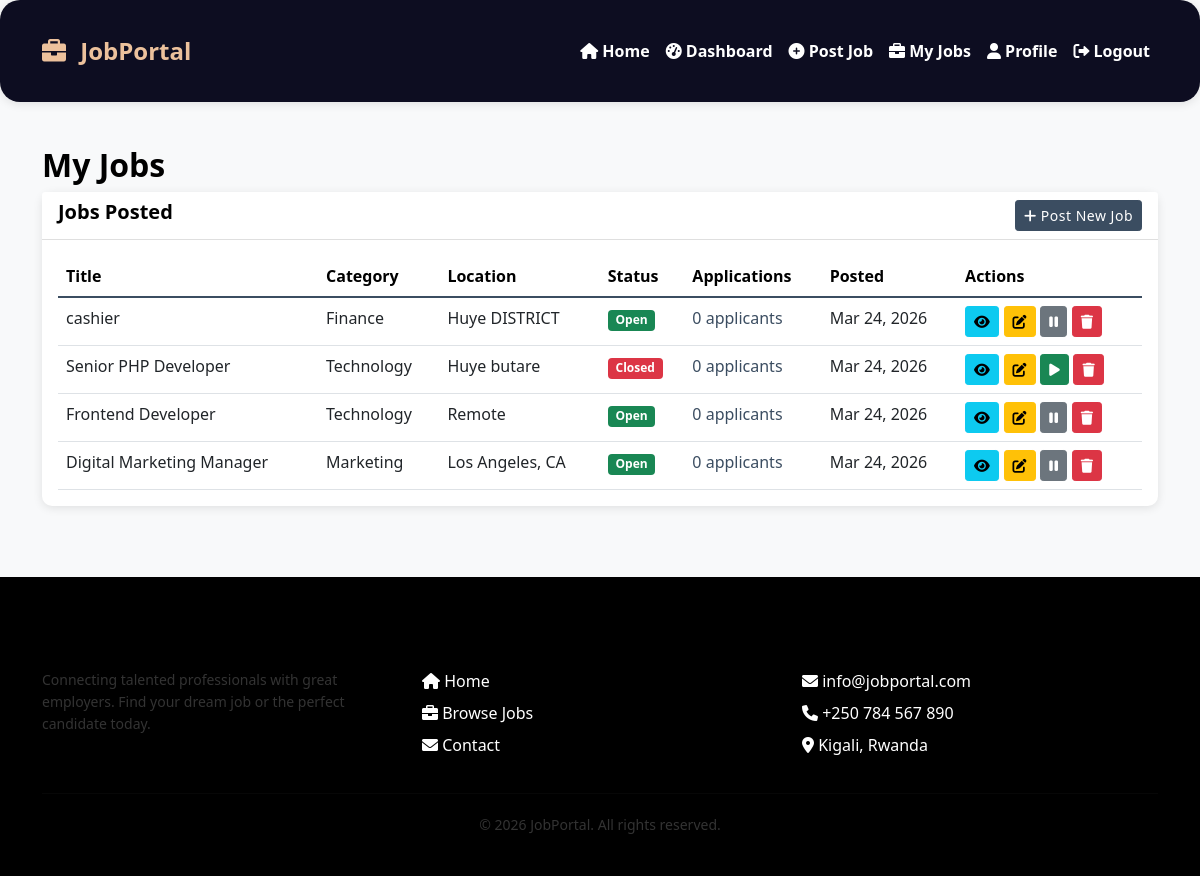
The page /employer/my_jobs.php (signed in) on the database its author committed.
### tables this page shows
CREATE TABLE `jobs` (
  `id` int(11) NOT NULL AUTO_INCREMENT,
  `employer_id` int(11) NOT NULL,
  `category_id` int(11) DEFAULT NULL,
  `title` varchar(100) NOT NULL,
  `description` text NOT NULL,
  `requirements` text NOT NULL,
  `salary` varchar(50) DEFAULT NULL,
  `location` varchar(100) DEFAULT NULL,
  `job_type` enum('full-time','part-time','contract','internship') DEFAULT 'full-time',
  `experience_level` enum('entry','mid','senior','lead') DEFAULT 'entry',
  `status` enum('open','closed','pending') DEFAULT 'pending',
  `start_date` date DEFAULT NULL,
  `end_date` date DEFAULT NULL,
  `created_at` timestamp NOT NULL DEFAULT current_timestamp(),
  `updated_at` timestamp NOT NULL DEFAULT current_timestamp() ON UPDATE current_timestamp(),
  PRIMARY KEY (`id`),
  KEY `employer_id` (`employer_id`),
  KEY `category_id` (`category_id`)
);

CREATE TABLE `categories` (
  `id` int(11) NOT NULL AUTO_INCREMENT,
  `name` varchar(50) NOT NULL,
  `description` text DEFAULT NULL,
  `status` enum('active','inactive') DEFAULT 'active',
  `created_at` timestamp NOT NULL DEFAULT current_timestamp(),
  PRIMARY KEY (`id`),
  UNIQUE KEY `name` (`name`)
);

### employer/my_jobs.php (the view, shortened to what this page needs)
<?php
require_once '../includes/header.php';
$database = new Database();
$db = $database->getConnection();
$user_id = $_SESSION['user_id'];
$query = "SELECT j.*, c.name as category_name,
          (SELECT COUNT(*) FROM applications WHERE job_id = j.id) as applications_count
          FROM jobs j
          LEFT JOIN categories c ON j.category_id = c.id
          WHERE j.employer_id = :user_id
          ORDER BY j.created_at DESC";
$stmt = $db->prepare($query);
$stmt->bindParam(':user_id', $user_id);
$stmt->execute();
$jobs = $stmt->fetchAll(PDO::FETCH_ASSOC);
?>
<div class="container mt-4">
    <h2>My Jobs</h2>
    <div class="card">
        <div class="card-header bg-white">
            <div class="row">
                <div class="col-md-6">
                    <h5 class="mb-0">Jobs Posted</h5>
                </div>
                <div class="col-md-6 text-end">
                    <a href="post_job.php" class="btn btn-primary btn-sm">
                        <i class="fas fa-plus"></i> Post New Job
                    </a>
                </div>
            </div>
        </div>
        <div class="card-body">
            <div class="table-responsive">
                <table class="table table-hover">
                    <thead>
                        <tr>
                            <th>Title</th>
                            <th>Category</th>
                            <th>Location</th>
                            <th>Status</th>
                            <th>Applications</th>
                            <th>Posted</th>
                            <th>Actions</th>
                        </tr>
                    </thead>
                    <tbody>
                        <?php foreach ($jobs as $job): ?>
                            <tr>
                                <td><?php echo htmlspecialchars($job['title']); ?></td>
                                <td><?php echo htmlspecialchars($job['category_name']); ?></td>
                                <td><?php echo htmlspecialchars($job['location'] ?: 'Remote'); ?></td>
                                <td>
                                    <span class="badge bg-<?php echo $job['status'] == 'open' ? 'success' : ($job['status'] == 'closed' ? 'danger' : 'warning'); ?>">
                                        <?php echo ucfirst($job['status']); ?>
                                    </span>
                                </td>
                                <td>
                                    <a href="job_applications.php?id=<?php echo $job['id']; ?>" class="text-decoration-none">
                                        <?php echo $job['applications_count']; ?> applicants
                                    </a>
                                </td>
                                <td><?php echo date('M d, Y', strtotime($job['created_at'])); ?></td>
                                <td>
                                    <a href="view_job.php?id=<?php echo $job['id']; ?>" class="btn btn-sm btn-info">
                                        <i class="fas fa-eye"></i>
                                    </a>
                                    <a href="?action=edit&id=<?php echo $job['id']; ?>" class="btn btn-sm btn-warning">
                                        <i class="fas fa-edit"></i>
                                    </a>
                                    <a href="?action=toggle_status&id=<?php echo $job['id']; ?>"
                                        class="btn btn-sm btn-<?php echo $job['status'] == 'open' ? 'secondary' : 'success'; ?>"
                                        onclick="return confirm('Change job status?')">
                                        <i class="fas fa-<?php echo $job['status'] == 'open' ? 'pause' : 'play'; ?>"></i>
                                    </a>
                                    <a href="?action=delete&id=<?php echo $job['id']; ?>"
                                        class="btn btn-sm btn-danger" onclick="return confirm('Delete this job?')">
                                        <i class="fas fa-trash"></i>
                                    </a>
                                </td>
                            </tr>
                        <?php endforeach; ?>
                    </tbody>
                </table>
            </div>
        </div>
    </div>
</div>
<?php require_once '../includes/footer.php'; ?>

### includes/header.php (style rules this page uses)
:root { --primary: #ecc19c; --secondary: #3b4d61; --accent: #000000; --font-main: 'Segoe UI', Tahoma, Geneva, Verdana, sans-serif; --font-heading: 'Segoe UI', Tahoma, Geneva, Verdana, sans-serif; --text-color: #333333; --text-light: #666666; --text-dark: #000000; }
* { margin: 0; padding: 0; box-sizing: border-box; }
html, body { height: 100%; margin: 0; padding: 0; }
body { background-color: #f8f9fa; font-family: var(--font-main); color: var(--text-color); min-height: 100vh; display: flex; flex-direction: column; }
h1, h2, h3, h4, h5, h6 { font-family: var(--font-heading); color: var(--text-dark); font-weight: 600; }
a { color: var(--secondary); text-decoration: none; transition: color 0.3s ease; }
.table thead th { font-weight: 600; color: var(--text-dark); border-bottom: 2px solid var(--secondary); }
.btn { font-weight: 500; letter-spacing: 0.5px; }
.btn-primary { background-color: var(--secondary); border-color: var(--secondary); }
.card { border: none; border-radius: 10px; box-shadow: 0 2px 10px rgba(0, 0, 0, 0.1); transition: transform 0.3s ease; margin-bottom: 20px; }
.table-responsive { overflow-x: auto; }
.table { margin-bottom: 0; }
.container { padding-top: 20px; padding-bottom: 20px; }

### rows shown on the page
jobs: title "cashier", category.name "Finance", location "Huye DISTRICT", status "Open", applications_count "0", created_at "Mar 24, 2026"
jobs: title "Senior PHP Developer", category.name "Technology", location "Huye butare", status "Closed", applications_count "0", created_at "Mar 24, 2026"
jobs: title "Frontend Developer", category.name "Technology", location "Remote", status "Open", applications_count "0", created_at "Mar 24, 2026"
jobs: title "Digital Marketing Manager", category.name "Marketing", location "Los Angeles, CA", status "Open", applications_count "0", created_at "Mar 24, 2026"

### other values the page prints
SITE_NAME "JobPortal"
SITE_NAME "jobportal"
